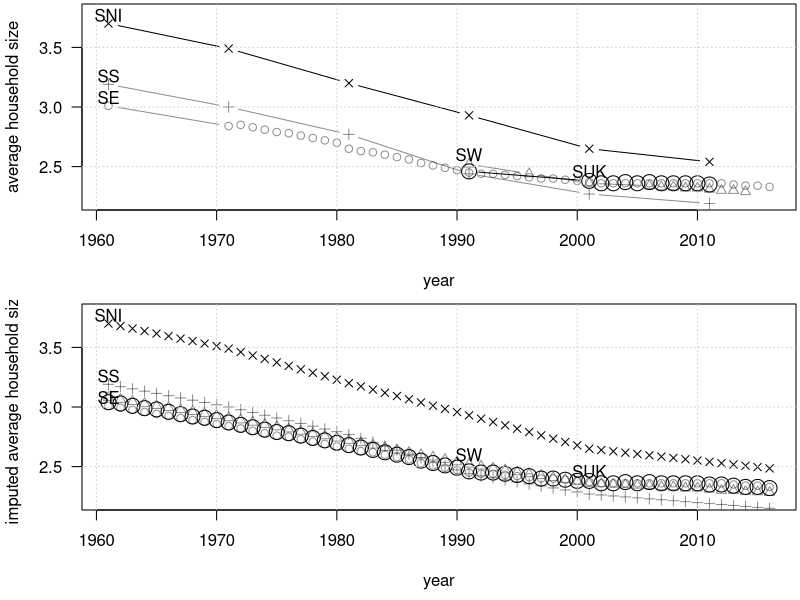
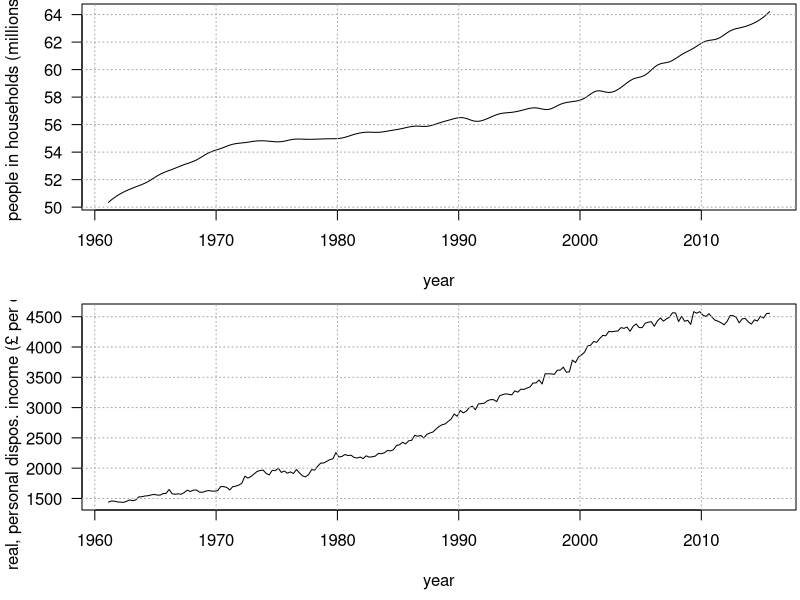

The R source for these figures, in order:
# Read in raw data for household count & size, real household disposable
# income, and general elections, and mould them into usable data frames.

h <- read.table("uk_h.dat", header=TRUE)
rhdi <- read.table("uk_rhdi.dat", header=TRUE)
el <- read.table("uk_ge.dat", header=TRUE)
#mf <- read.table("uk_mf.dat", header=TRUE)
#pop <- read.table("uk_pop.dat", header=TRUE)

# Compute the incumbent's share of the two-party popular vote in each
# general election for which `el` has data. Then compute each election's
# year & quarter.
el$PVI2 <- round(100 * el$PVI / (el$PVI + el$PVC), 2)
el$DAY <- as.Date(el$DAY)
el$YR <- as.integer(format(el$DAY, "%Y"))
el$Q <- floor((as.numeric(format(el$DAY, "%m")) + 2) / 3)  # quarter
el$Y <- el$YR + (as.integer(format(el$DAY, "%j")) / 365.25)

# Fill in gaps in the household numbers from my favoured spreadsheet by
# extrapolating from the England & Wales (and sometimes Scotland) numbers.

impute1 <- lm(NNI ~ NE + NW + NS, h)
impute2 <- lm(NS ~ NE + NW, h)
impute3 <- lm(NNI ~ NE + NW, h)

h$NNI[is.na(h$NNI)] <- predict(impute1, h[is.na(h$NNI),])
h$NS[is.na(h$NS)] <- predict(impute2, h[is.na(h$NS),])
h$NNI[is.na(h$NNI)] <- predict(impute3, h[is.na(h$NNI),])
h[c("NS", "NNI")] <- round(h[c("NS", "NNI")])
h$NUK1[is.na(h$NUK1)] <- rowSums(h[c("NE", "NW", "NS", "NNI")])[is.na(h$NUK1)]

# Where `h` lacks a UK household size average, but that average can be
# computed from known averages for the four constituent countries, calculate
# the UK-level average.
for (i in 1:nrow(h)) {
	hi <- h[i,]
	if (is.na(hi$SUK)) {
		h$SUK[i] <- weighted.mean(hi[c("SE", "SW", "SS", "SNI")],
		                          hi[c("NE", "NW", "NS", "NNI")])
		h$SUK[i] <- round(h$SUK[i], 2)
	}
}

# Show the average-household-size time series.

plo_s <- function(y_lab="average household size")
{
	co <- "#00000070"
	plot(h$YR, h$SE, type="b", ylim=c(2.2, 3.8), col=co,
	     xlab="year", ylab=y_lab)
	points(h$YR[!is.na(h$SW)], h$SW[!is.na(h$SW)], type="b",
	       pch=2, col=co)
	points(h$YR[!is.na(h$SS)], h$SS[!is.na(h$SS)], type="b",
	       pch=3, col=co)
	points(h$YR[!is.na(h$SNI)], h$SNI[!is.na(h$SNI)], type="b", pch=4)
	points(h$YR[!is.na(h$SUK)], h$SUK[!is.na(h$SUK)], type="b", cex=2)
	grid()
	for (col_name in c("SE", "SW", "SS", "SNI", "SUK")) {
		x <- min(h$YR[!is.na(h[[col_name]])])
		if (!(col_name %in% c("SUK", "SW"))) {
			text(x, 0.07 + (h[[col_name]])[h$YR == x], col_name)
		} else if (col_name == "SW") {
			text(1991, 0.08 + (h[["SW"]])[h$YR == 1991], "SW")
		} else {
			text(2001, 0.08 + (h[["SUK"]])[h$YR == 2001], "SUK")
		}
	}
}

par(las=1, mar=c(4.5, 4.1, 0.2, 0.2), mfrow=c(2,1))

# Do a pre-imputation plot of average household sizes.
plo_s()

# Time to adjust & impute like mad.
# 1. There's a really dodgy-looking jump in the English average for 1972
#    through 1980. Push those years' averages down to bring them in line with
#    the surrounding data.
# 2. Make the hopeful assumption that the gap between Welsh & English average
#    household sizes was constant before 1991, imputing Welsh AHS backwards
#    decadally from that.
# 3. Wedge the years 1962 through 1970 into `h` by copying rows and blanking
#    them, then linearly interpolate an annual time series for each country
#    in the UK for 1961 onwards.
# 4. Now extrapolate averages for NI, Scotland, & Wales by extending the
#    straight best-fit line to the 2001-2016 data through that whole period.
# 5. Turn to household counts, which are a prerequisite for recomputing
#    average household size. Extrapolate missing household counts for NI,
#    Scotland, England, & Wales by straightforward linear interpolation.
# 6. Fill in remaining gaps in the UK average household size series by
#    taking a household-count-weighted average of the individual countries'
#    average household sizes.

h$SE[(h$YR > 1971) & (h$YR < 1981)] <-
	h$SE[(h$YR > 1971) & (h$YR < 1981)] - 0.03

h$SW[(h$YR < 1991) & ((h$YR %% 10) == 1)] <-
	h$SE[(h$YR < 1991) & ((h$YR %% 10) == 1)] +
	(h$SW[h$YR == 1991] - h$SE[h$YR == 1991])

h <- rbind(head(h, 9), h)
h[1:9,] <- NA
h$YR[1:9] <- 1962:1970
h <- h[order(h$YR),]
for (col_name in c("SE", "SW", "SS", "SNI")) {
	h[[col_name]] <- approxfun(h$YR, h[[col_name]])(h$YR)
}

for (col_name in c("SE", "SW", "SS", "SNI")) {
	h_sub <- h[h$YR > 2000,]
	temp_df <- data.frame(Y=h_sub[[col_name]], X=h_sub$YR)
	subse <- (h$YR > 2000) & is.na(h[[col_name]])
	df <- data.frame(X=h$YR[subse])
	h[[col_name]][subse] <- predict(lm(Y ~ X, temp_df), df)
}

for (col_name in c("NE", "NW", "NS", "NNI")) {
	h[[col_name]] <- round(approxfun(h$YR, h[[col_name]])(h$YR))
}

for (i in 1:nrow(h)) {
	hi <- h[i,]
	if (is.na(hi$SUK)) {
		h$SUK[i] <- weighted.mean(hi[c("SE", "SW", "SS", "SNI")],
		                          hi[c("NE", "NW", "NS", "NNI")])
		h$SUK[i] <- round(h$SUK[i], 2)
	}
}

# Do a post-imputation plot of household sizes.
plo_s("imputed average household size")

# Finally the `SUK` is a complete time series of (mostly imputed!) average
# UK household size. Now return to the UK household number time series
# and fill in the 1962-1970 gap.

h$NUK1[is.na(h$NUK1)] <- rowSums(h[c("NE", "NW", "NS", "NNI")])[is.na(h$NUK1)]

# Multiply the average UK household size series by the UK household number
# series to produce a time series of the number of people in households.
# (Divide by a thousand to make the final number have units of millions of
# people.)
h$PIH <- h$NUK1 * h$SUK / 1e3

# Now to merge this with the real household disposable income data. Merge it
# into the data frame `rpdi`, then use spline interpolation to make a smooth
# people-in-households time series. Notice that I take the annual PIH
# estimates to correspond to quarter 2. That's because census results are
# most often presented as representative of Q2 in the year they were taken.
rpdi <- rhdi[rhdi$Y >= min(h$YR),]
rpdi$Y <- rpdi$YR + ((rpdi$Q - 0.5) / 4)
rpdi$PIH <- NA
rpdi$PIH[rpdi$Q == 2] <- h$PIH[h$YR %in% unique(rpdi$YR)]
rpdi$PIH <- splinefun(rpdi$Y, rpdi$PIH)(rpdi$Y)
plot(rpdi$Y, rpdi$PIH, type="l",
     xlab="year", ylab="people in households (millions)")
grid(col="darkgrey")

# Finally I can just divide the RHDI column by the PIH column in the `rpdi`
# data frame to obtain the time series I originally hoped to find online:
# quarterly real disposable income per person.
rpdi$RPDI <- rpdi$RHDI / rpdi$PIH
plot(rpdi$Y, rpdi$RPDI, type="l",
     xlab="year", ylab="real, personal dispos. income (£ per quarter)")
grid(col="darkgrey")

# But Hibbs's model is of course dependent on changes in the logarithm of
# the RDI per person, multiplied by 400 (to make it "the quarter-to-quarter
# log-percentage change expressed at annual rates". So work that out.
# Let's call it delta ln R.
rpdi$DLR <- c(NA, 400 * diff(log(rpdi$RPDI)))

# Round the relevant columns in `rpdi` and write it to a file.
rpdi[c("PIH", "RPDI", "DLR")] <- signif(rpdi[c("PIH", "RPDI", "DLR")], 4)
write.table(rpdi, "uk_rpdi.dat", FALSE, FALSE, "\t", row.names=FALSE)
